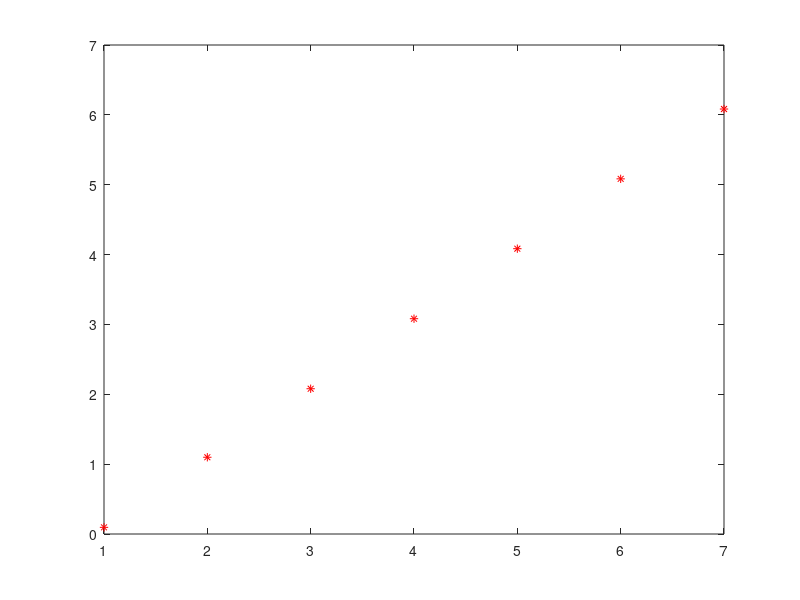

The MATLAB script that drew this image:
%semilog plotting

clear 
clc

x=[1:7];
y=[1.1 3 8 21.8 59.4 161.4 438.6];
plot(x,y,'r*')
semilogy(x,y,'r*')

pause


clear 
clc
x=[1 2 3 4 5 6 7];
y=[1.1 3.0 8.0 21.8 59.4 161.4 438.6];

%change y to ln_y for line fitting
ln_y=log(y)

%plot ln_y versus x
plot(x,ln_y,'r*')

%fit straight line through x and ln_y
coeff=polyfit(x,ln_y,1)